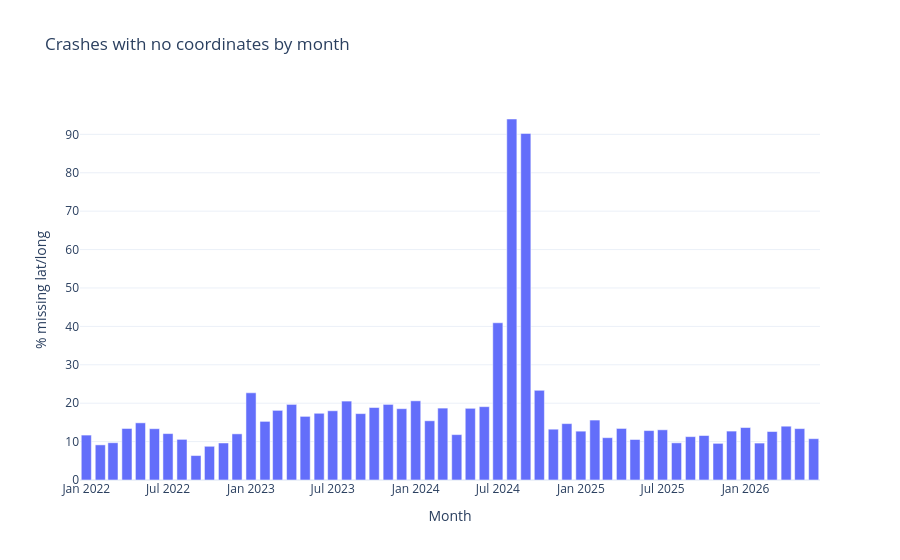

Notebook cell for this chart:
### Markdown cell above
## Extra cleaning

While checking the cleaned files I found a few problems:
- 441 rows in the transportation file are completely empty, so I dropped them.
- `crash_time` has a wrong date (2026-11-08) attached, so I only use `crash_date`.
- Many crashes have no latitude/longitude (about 18%). In Aug–Sep 2024 almost all of them are missing (chart below).
- `community_board` and `council_district` are missing for about 72% of crashes, so I joined using latitude/longitude instead, which keeps more data.

### Code cell
crashes = crashes.dropna(subset=['collision_id']).copy()
crashes['crash_date'] = pd.to_datetime(crashes['crash_date'])
crashes['serious_harm'] = crashes['total_severe_injuries'] + crashes['total_fatalities']

# % of crashes with no coordinates in each month
missing_geo = (crashes.assign(month=crashes.crash_date.dt.to_period('M').astype(str))
               .groupby('month')['latitude'].apply(lambda s: s.isna().mean() * 100)
               .reset_index(name='pct_missing'))
fig = px.bar(missing_geo, x='month', y='pct_missing',
             title='Crashes with no coordinates by month',
             labels={'month': 'Month', 'pct_missing': '% missing lat/long'})
fig.update_layout(template='plotly_white'); fig.show()

# keep only rows that have coordinates
crashes_geo = crashes.dropna(subset=['latitude', 'longitude']).reset_index(drop=True)
housing_geo = housing.dropna(subset=['latitude', 'longitude']).reset_index(drop=True)
print(len(crashes_geo), 'crashes and', len(housing_geo), 'buildings kept')

### Figure 1 — Plotly figure (JSON) as saved in the notebook; plotly's stock layout.template omitted (floating-point values rounded to 4 significant figures)
{"data": [{"hovertemplate": "Month=%{x}<br>% missing lat/long=%{y}<extra></extra>", "legendgroup": "", "marker": {"color": "#636efa", "pattern": {"shape": ""}}, "name": "", "orientation": "v", "showlegend": false, "textposition": "auto", "type": "bar", "x": ["2022-01", "2022-02", "2022-03", "2022-04", "2022-05", "2022-06", "2022-07", "2022-08", "2022-09", "2022-10", "2022-11", "2022-12", "2023-01", "2023-02", "2023-03", "2023-04", "2023-05", "2023-06", "2023-07", "2023-08", "2023-09", "2023-10", "2023-11", "2023-12", "2024-01", "2024-02", "2024-03", "2024-04", "2024-05", "2024-06", "2024-07", "2024-08", "2024-09", "2024-10", "2024-11", "2024-12", "2025-01", "2025-02", "2025-03", "2025-04", "2025-05", "2025-06", "2025-07", "2025-08", "2025-09", "2025-10", "2025-11", "2025-12", "2026-01", "2026-02", "2026-03", "2026-04", "2026-05", "2026-06"], "xaxis": "x", "y": [11.7, 9.146, 9.709, 13.41, 14.89, 13.36, 12.08, 10.58, 6.367, 8.779, 9.639, 12.02, 22.7, 15.26, 18.14, 19.69, 16.57, 17.37, 18.03, 20.55, 17.29, 18.87, 19.69, 18.57, 20.62, 15.42, 18.72, 11.82, 18.67, 19.1, 40.94, 94.0, 90.24, 23.34, 13.23, 14.68, 12.72, 15.61, 11.02, 13.43, 10.55, 12.87, 13.07, 9.677, 11.29, 11.58, 9.545, 12.74, 13.66, 9.615, 12.62, 14.01, 13.38, 10.76], "yaxis": "y"}], "layout": {"barmode": "relative", "legend": {"tracegroupgap": 0}, "title": {"text": "Crashes with no coordinates by month"}, "xaxis": {"anchor": "y", "domain": [0, 1], "title": {"text": "Month"}}, "yaxis": {"anchor": "x", "domain": [0, 1], "title": {"text": "% missing lat/long"}}}}
